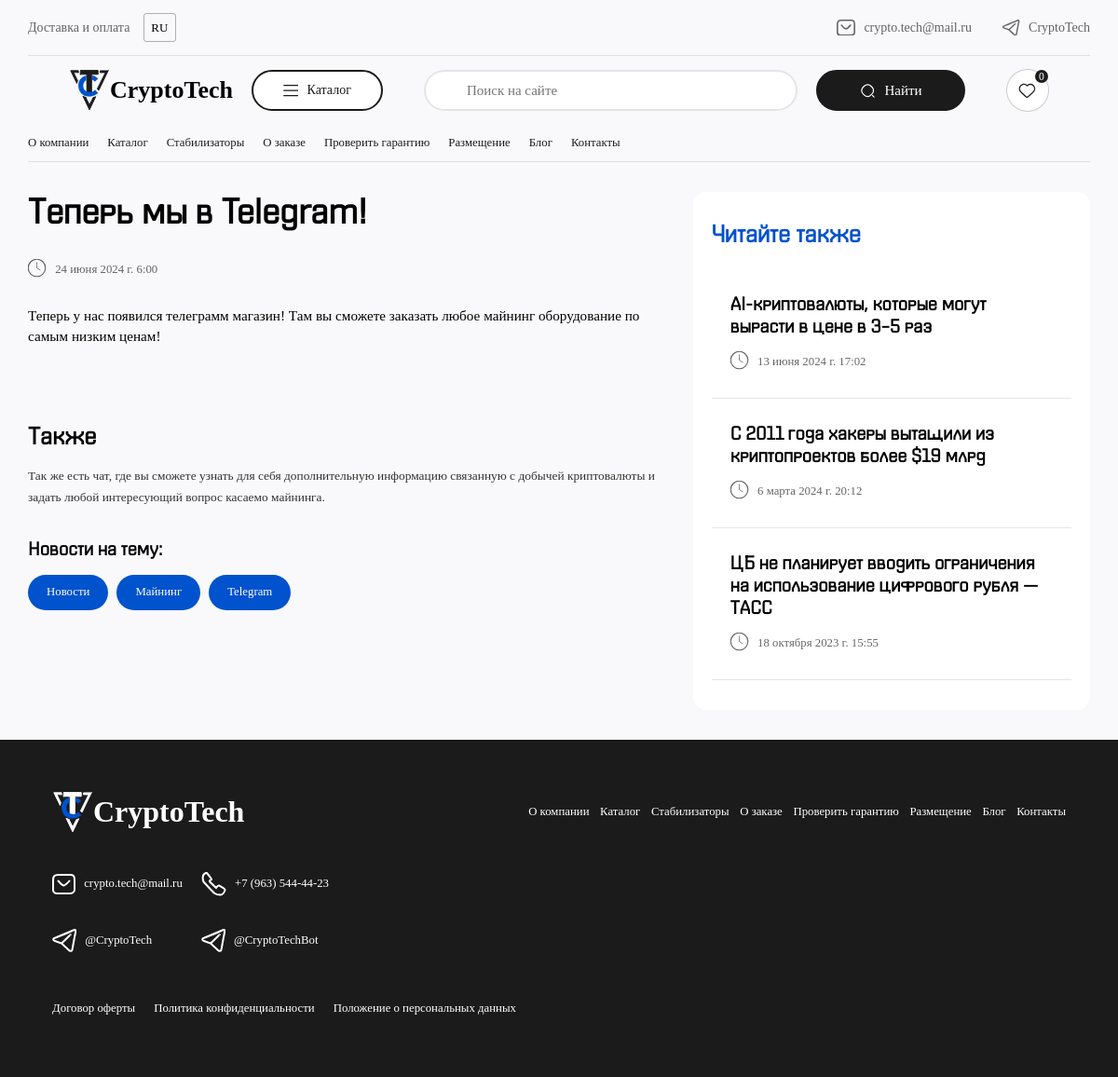
The page /ru/blog/now-were-on-telegram/ on the database its author committed.
### main_sh/models.py (models this page shows, shortened)
class BlogNews(models.Model):
    title = models.CharField(verbose_name='Заголовок новости', max_length=255)
    description = models.TextField(verbose_name='Описание новости')
    img = models.ImageField(verbose_name='Фото для новости(желательно 16:9, хуй знает как другая выглядеть будет)', upload_to='news/')
    created = models.DateTimeField(verbose_name='Дата публикации', auto_now_add=False)
    paragraphs = models.ManyToManyField(BlogParagraph, verbose_name='Параграфы для новости')
    tegs = models.ManyToManyField(BlogTag, verbose_name='Теги для новости(любые, похуй)')
    publish = models.BooleanField(verbose_name='Опубликован', default=True)
    slug = models.SlugField(verbose_name='URL', unique=True)
    published = ModelPublish()
    objects = models.Manager()
    class Meta:
        verbose_name = 'Новость'
        verbose_name_plural = 'Новости'
        ordering = ['-created']
    def get_absolute_url(self):
        return reverse('main_page:detail_news', kwargs={'slug': self.slug})

class BlogParagraph(models.Model):
    title = models.CharField(verbose_name='Заголовок абзаца', max_length=255)
    text = models.TextField(verbose_name='Текст абзаца')
    class Meta:
        verbose_name = 'Абзац'
        verbose_name_plural = 'Абзацы'

class BlogTag(models.Model):
    title = models.CharField(verbose_name='Название', max_length=255)
    slug = models.SlugField(verbose_name='URL', unique=True)
    class Meta:
        verbose_name = 'Тег'
        verbose_name_plural = 'Теги'
    def get_absolute_url(self):
        return reverse('main_page:detail_tag', kwargs={'slug': self.slug})

### main_sh/views.py (the view)
# urls.py: path('blog/<slug:slug>/', views.detail_news, name='detail_news'),
def detail_news(request, slug):
    news = get_object_or_404(BlogNews, slug=slug)
    tags = news.tegs.all()
    favorites_slugs = request.session.get('favorites', [])
    favorites_asics = Asic.objects.filter(slug__in=favorites_slugs)
    favourites_count = favorites_asics.count()
    same_news = BlogNews.objects.filter(tegs__in=tags).exclude(id=news.id).distinct()[:3]
    context = {
        'news': news,
        'same_news': same_news,
        'favourites_count': favourites_count,
    }
    return render(request, 'main_sh/detail_news.html', context)

### main_sh/models.py (called while the page is built)
    def get_queryset(self):
        return super().get_queryset().filter(publish=1)

### main_sh/templates/main_sh/detail_news.html (shortened to what this page needs)
{% extends 'cat/base.html' %}
{% load i18n %}
{% block favourite_count %}
{{ favourites_count }}
{% endblock %}
{% block content %}
<section class="news_blog news_blog__detail__news">
		<div class="detail__left__side">
			<h1 class="main__title__detail__news">{{ news.title }}</h1>
			<p class="time__detail">
				<span>
				</span>
				{{ news.created }}
			</p>
			<p class="main__text__detail__news">{{ news.description }}</p>
			{% for p in news.paragraphs.all %}
				<div class="paragraph__detail__news">
					<h2>{{ p.title }}</h2>
					<p>{{ p.text }}</p>
				</div>
			{% endfor %}
			<div class="tegs__conuch">
				<h2>{% trans 'Новости на тему' %}:</h2>
				{% for t in news.tegs.all %}
					<a href="{{ t.get_absolute_url }}">{{ t.title }}</a>
				{% endfor %}
			</div>
		</div>
		<div class="detail__right__side">
			<div class="saim__detail__news stikson__right__side">
				<h2>{% trans 'Читайте также' %}</h2>
				{% for sn in same_news %}
					<div class="saim__con__news">
						<div class="saim__con__news__title"><a href="{{ sn.get_absolute_url }}">{{ sn.title }}</a></div>
						<p class="time__detail margin__unset">
							<span>
							</span>
							{{ sn.created }}
						</p>
					</div>
				{% empty %}
					<p>{% trans 'Нет похожих новостей' %}</p>
				{% endfor %}
			</div>
		</div>
	</section>
{% endblock %}

### cat/static/cat/css/style.css (style rules this page uses)
* { margin: 0; padding: 0; box-sizing: border-box; font-family: f3; }
:root { --index: 1vh + 1vw; --invers: -1; --main_color: #1b1b1b; --cursor_color: #0052cd; --body_color: #f9f9fb; --light__blue: linear-gradient(45deg, rgba(34,173,247,1) 0%, rgba(27,206,254,1) 100%); --light__orange: linear-gradient(45deg, rgba(255,150,0,1) 0%, rgba(255,182,0,1) 100%); --light__green: linear-gradient(45deg, rgba(107,201,104,1) 0%, rgba(137,201,89,1) 100%); --light__yellow: linear-gradient(45deg, rgba(217,220,27,1) 0%, rgba(252,255,88,1) 100%); --slide_color1: #1b1b1c; --slide_color2: #0052cd; --slide_color3: #99ffaf; --slide_color4: #fcff58; --slide_color5: #f1eee5; }
body { background: var(--body_color); }
a { text-decoration: none; }

### cat/static/cat/css/dop_links/dop_links.css (style rules this page uses)
.news_blog { width: 95%; margin: calc(var(--index) * 2) auto; }

### cat/templates/cat/base.html (style rules this page uses)
.news_blog__detail__news { display: grid; grid-template-columns: .8fr .5fr; grid-column-gap: calc(var(--index) * 2); }
.main__title__detail__news { font-size: max(calc(var(--index) * 2.5), 25px); font-family: f6; }
.time__detail { display: flex; align-items: center; justify-content: start; gap: calc(var(--index) * .1); margin: calc(var(--index) * 1.5) 0; opacity: .6; font-size: max(calc(var(--index) * .4), 11px); }
.time__detail svg { width: 20px; }
.main__text__detail__news { margin-bottom: calc(var(--index) * 2); font-size: max(calc(var(--index) * .6), 14px); line-height: 1.5; }
.paragraph__detail__news { margin-top: calc(var(--index) * 2); }
.paragraph__detail__news h2 { margin-bottom: calc(var(--index) * .5); font-family: f6; font-size: max(calc(var(--index) * 1.5), 20px); }
.paragraph__detail__news p { font-size: max(calc(var(--index) * .45), 13px); line-height: 1.7; opacity: .8; }
.saim__detail__news { width: 100%; background: #fff; border-radius: calc(var(--index) * .5); padding: calc(var(--index) * 2) calc(var(--index) * 1); }
.margin__unset { margin: unset; }
.saim__detail__news h2 { font-size: max(calc(var(--index) * 1.5), 20px); font-family: f6; color: var(--cursor_color); margin-bottom: calc(var(--index) * 1); }
.saim__con__news { padding: calc(var(--index) * 1.5) calc(var(--index) * 1); display: flex; flex-direction: column; gap: calc(var(--index) * .5); border-bottom: 1px solid rgba(0, 0, 0, .1); }
.saim__con__news__title a { font-size: calc(var(--index) * 1); font-family: f6; color: #000; font-weight: bold; transition: .2s; }
.tegs__conuch { margin-top: calc(var(--index) * 2); }
.tegs__conuch h2 { margin-bottom: max(calc(var(--index) * .5), 15px); font-family: f6; font-size: max(calc(var(--index) * 1), 18px); }
.tegs__conuch a { display: inline-block; padding: calc(var(--index) * .3) calc(var(--index) * 1); color: #fff; background: var(--cursor_color); border-radius: 100px; font-size: max(calc(var(--index) * .4), 11px); margin-right: 5px; transition: .2s; }
.detail__right__side { position: relative; }
.stikson__right__side { position: sticky; top: 5vh; }
html { scroll-behavior: smooth; }
body { scroll-behavior: smooth; }

### rows shown on the page
BlogNews: title "Теперь мы в Telegram!", created "24 июня 2024 г. 6:00", description "Теперь у нас появился телеграмм магазин! Там вы сможете заказать любое майнинг оборудование по самым низким ценам!"
BlogParagraph: title "Также", text "Так же есть чат, где вы сможете узнать для себя дополнительную информацию связанную с добычей криптовалюты и задать любой интересующий вопрос касаемо майнинга."
BlogTag: title "Новости"
BlogTag: title "Майнинг"
BlogTag: title "Telegram"
BlogNews: title "AI-криптовалюты, которые могут вырасти в цене в 3–5 раз", created "13 июня 2024 г. 17:02"
BlogNews: title "C 2011 года хакеры вытащили из криптопроектов более $19 млрд", created "6 марта 2024 г. 20:12"
BlogNews: title "ЦБ не планирует вводить ограничения на использование цифрового рубля — ТАСС", created "18 октября 2023 г. 15:55"

### other values the page prints
{{ favourites_count }} "0"
form field language "ru"
